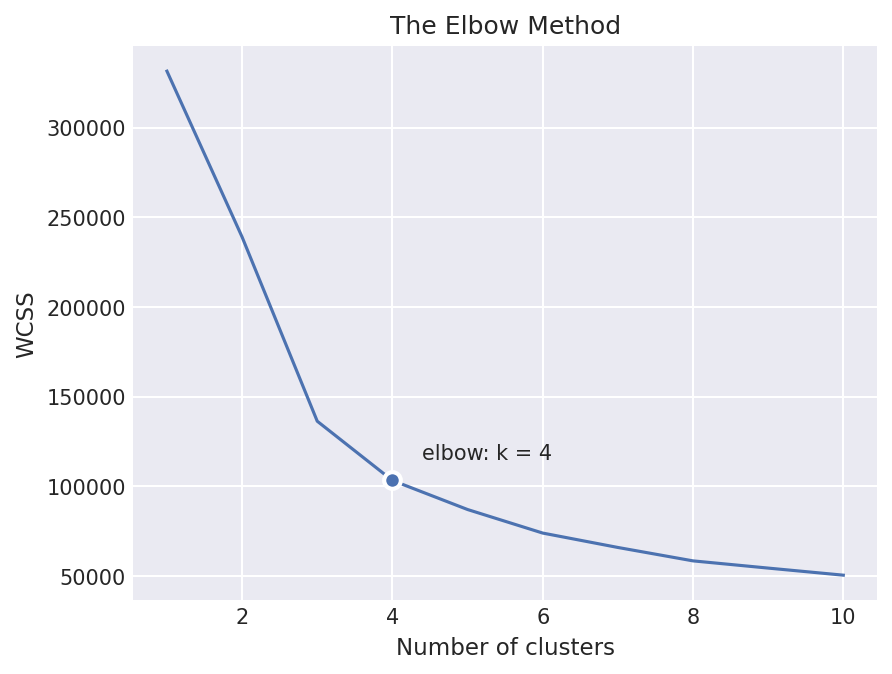

The script that saved this image:
#!/usr/bin/env python3
"""
ex04 / elbow.py  (module 2 - Data Viz)  --  "Elbow"

Elbow Method to choose the number of customer groups (clusters) for the
e-mail targeting of exercise 05.

Customers are described by their RFM profile, computed by PostgreSQL
from the purchases (event_type = 'purchase') of the period, one row per
user_id:
  - recency   : days from the customer's last purchase to the end of
                the period (small = bought recently)
  - frequency : number of purchases
  - monetary  : Altairian Dollars spent (sum of the prices, refunds
                included)

Method:
  1. Standardise each feature (z-score: minus its mean, divided by its
     standard deviation), so that ₳, days and counts weigh the same.
  2. For k = 1 .. 10, run k-means and keep its WCSS (within-cluster sum
     of squares, also called inertia): the sum of the squared distances
     from each customer to the centre of its cluster. With k = 1 it is
     the total variance, n_customers x 3 features.
  3. Plot WCSS against k. WCSS always falls when k grows; the "elbow" is
     the k after which adding a cluster no longer gains much. It is
     located here as the point of the curve furthest from the straight
     line joining its first and last points, and printed with the gain
     of every step so the choice can be explained.

k-means is written with numpy (k-means++ start, Lloyd iterations, best
of N_INIT runs, fixed seed), so the result is reproducible and no other
library is needed.

Options:
  --no-feb    leave out February 2023, to compare with the reference
              chart of the subject (made without February)
  --no-show   only save the image, do not open the window

Output:
  the WCSS table and the elbow in the terminal, and the chart saved as
  elbow.png (or elbow_no_feb.png) next to this script.

Run it (both work; shebang present and file is executable):
    ./elbow.py [--no-feb] [--no-show]
    python3 elbow.py [--no-feb] [--no-show]
"""

import os
import sys
import getpass
import argparse
from datetime import date

import numpy as np
import psycopg2

import matplotlib
if not os.environ.get("DISPLAY"):
    matplotlib.use("Agg")           # no display (SSH, cron): file only
import matplotlib.pyplot as plt     # noqa: E402  (backend must be set first)


def load_env():
    """
    Load the project settings into os.environ, from two files at the
    repository root (one level above this script):
      1. .env            created by `make getpass`, includes the password
      2. env_sample.txt  committed defaults (everything except the password)
    A variable already set to a non-empty value is never overridden, so
    the priority is: shell / make environment > .env > env_sample.txt.
    An EMPTY variable counts as unset: make exports the empty PGPASSWORD
    of env_sample.txt when .env does not exist yet, and that must not hide
    the password that `make getpass` has just written to .env.
    Arguments:
        none
    Returns:
        list of the files that were loaded (list of str)
    """
    root = os.path.dirname(os.path.dirname(os.path.abspath(__file__)))
    loaded = []
    for name in (".env", "env_sample.txt"):
        path = os.path.join(root, name)
        if not os.path.isfile(path):
            continue
        with open(path) as f:
            for line in f:
                line = line.strip()
                if not line or line.startswith("#") or "=" not in line:
                    continue
                key, value = line.split("=", 1)
                key, value = key.strip(), value.strip()
                if value and not os.environ.get(key):   # empty = unset
                    os.environ[key] = value
        loaded.append(path)
    return loaded


def setting(name):
    """
    Read one project setting from the environment (filled by load_env()).
    Arguments:
        name: variable name, e.g. "PGDATABASE" (str)
    Returns:
        its value (str); exits with a clear message if it is missing
    """
    value = os.environ.get(name)
    if not value:
        sys.exit(f"ERROR: setting {name} not found "
                 "(check env_sample.txt / .env).")
    return value


load_env()

# Settings: .env (with password) or env_sample.txt -- see load_env()
DB_NAME = setting("PGDATABASE")
DB_USER = setting("PGUSER")
DB_HOST = setting("PGHOST")
DB_PORT = int(setting("PGPORT"))

TABLE = "customers"
START = date(2022, 10, 1)           # first day of the period
FEB_START = date(2023, 2, 1)        # end of the period with --no-feb
END = date(2023, 3, 1)              # end of the period (excluded)

K_MAX = 10                          # k = 1 .. K_MAX, as in the reference
N_INIT = 10                         # k-means runs per k, best one kept
MAX_ITER = 100                      # Lloyd iterations per run
SEED = 42                           # fixed: same result at every run

# Colours of the subject's reference chart (seaborn "darkgrid" style),
# sampled from the image of the subject PDF.
SURFACE = "#ffffff"                 # figure background, around the plot
PLOT_BG = "#eaeaf2"                 # plot area: seaborn darkgrid grey
GRID = "#ffffff"                    # white grid lines
LINE = "#4c72b0"                    # seaborn "deep" blue
TEXT_PRIMARY = "#262626"            # seaborn text colour
TEXT_SECONDARY = "#555555"          # notes


def connect_db():
    """
    Open a connection to the database without storing any password in the
    code. It first tries WITHOUT a password: libpq then uses, if present,
    PGPASSWORD, loaded from the project's .env (written by
    `make getpass`) or exported by the shell. Only if that first
    attempt fails does it prompt for the password (no echo) and try
    once more.
    Arguments:
        none (reads DB_NAME, DB_USER, DB_HOST and DB_PORT)
    Returns:
        an open psycopg2 connection
    Exits:
        with an error message if the second attempt also fails
    """
    params = dict(dbname=DB_NAME, user=DB_USER, host=DB_HOST, port=DB_PORT)
    try:
        return psycopg2.connect(**params)
    except psycopg2.OperationalError:
        pass                            # no stored password, or a wrong one
    password = getpass.getpass(f"Password for PostgreSQL user '{DB_USER}': ")
    try:
        return psycopg2.connect(password=password, **params)
    except psycopg2.OperationalError as e:
        sys.exit(f"ERROR: could not connect to the database.\n{e}")


def fetch_rfm(conn, end):
    """
    RFM profile of every customer who bought in the period, in one pass
    over TABLE (one row per user_id).
    Arguments:
        conn: open psycopg2 connection
        end:  first day NOT included, also the reference date of the
              recency (date)
    Returns:
        array of shape (customers, 3): recency in days, frequency,
        monetary in ₳ (numpy array of float)
    """
    with conn.cursor() as cur:
        cur.execute(
            f"SELECT extract(epoch FROM %s::timestamp - max(event_time))"
            f"         / 86400.0, "
            f"       count(*), "
            f"       coalesce(sum(price), 0) "
            f"FROM {TABLE} "
            f"WHERE event_type = 'purchase' "
            f"  AND event_time >= %s AND event_time < %s "
            f"GROUP BY user_id;",
            (end, START, end),
        )
        rows = cur.fetchall()
    if not rows:
        sys.exit(f"ERROR: no purchases found in {TABLE} "
                 f"between {START} and {end}.")
    return np.array(rows, dtype=float)


def standardise(features):
    """
    Z-score every column: (value - mean) / standard deviation. A column
    with no spread is only centred (division by 1).
    Arguments:
        features: array of shape (n, d) (numpy array of float)
    Returns:
        the standardised array, same shape (numpy array of float)
    """
    std = features.std(axis=0)
    std[std == 0] = 1.0
    return (features - features.mean(axis=0)) / std


def sq_distances(points, centres):
    """
    Squared Euclidean distance from every point to every centre.
    Arguments:
        points:  array of shape (n, d) (numpy array of float)
        centres: array of shape (k, d) (numpy array of float)
    Returns:
        array of shape (n, k) (numpy array of float)
    """
    return ((points[:, None, :] - centres[None, :, :]) ** 2).sum(axis=2)


def kmeans_pp(points, k, rng):
    """
    Greedy k-means++ start (as in scikit-learn): the first centre is a
    random point; for each next one, 2 + log(k) candidates are drawn with
    a probability proportional to their squared distance to the nearest
    centre already chosen, and the candidate that lowers the total
    distance the most is kept. The centres start well spread, which
    avoids poor local minima.
    Arguments:
        points: array of shape (n, d) (numpy array of float)
        k:      number of centres (int)
        rng:    numpy random generator
    Returns:
        array of shape (k, d) (numpy array of float)
    """
    tries = 2 + int(np.log(k))
    centres = [points[rng.integers(len(points))]]
    nearest = sq_distances(points, np.array(centres))[:, 0]
    for _ in range(1, k):
        total = nearest.sum()
        if total == 0:                  # fewer distinct points than k
            candidates = rng.integers(len(points), size=tries)
        else:
            candidates = rng.choice(len(points), size=tries,
                                    p=nearest / total)
        options = np.minimum(nearest[:, None],
                             sq_distances(points, points[candidates]))
        best = int(options.sum(axis=0).argmin())
        centres.append(points[candidates[best]])
        nearest = options[:, best]
    return np.array(centres)


def kmeans(points, k, rng):
    """
    k-means (Lloyd's algorithm): assign each point to its nearest centre,
    move each centre to the mean of its points, repeat until the centres
    stop moving. Run N_INIT times from k-means++ starts; keep the lowest
    WCSS.
    Arguments:
        points: array of shape (n, d) (numpy array of float)
        k:      number of clusters (int)
        rng:    numpy random generator
    Returns:
        tuple (wcss, labels, centres): float, array (n,), array (k, d)
    """
    best = None
    for _ in range(N_INIT):
        centres = kmeans_pp(points, k, rng)
        for _ in range(MAX_ITER):
            dist = sq_distances(points, centres)
            labels = dist.argmin(axis=1)
            moved = centres.copy()
            for c in range(k):
                members = points[labels == c]
                if len(members):
                    moved[c] = members.mean(axis=0)
                else:                   # empty cluster: furthest point
                    moved[c] = points[dist.min(axis=1).argmax()]
            if np.allclose(moved, centres, rtol=0, atol=1e-7):
                break
            centres = moved
        dist = sq_distances(points, centres)
        labels = dist.argmin(axis=1)
        wcss = float(dist[np.arange(len(points)), labels].sum())
        if best is None or wcss < best[0]:
            best = (wcss, labels, centres)
    return best


def find_elbow(ks, wcss):
    """
    Locate the elbow: the point of the curve furthest from the straight
    line joining its first and last points, with both axes scaled to
    0..1 so that k and WCSS weigh the same.
    Arguments:
        ks:   values of k (list of int)
        wcss: WCSS for each k (list of float)
    Returns:
        the k of the elbow (int)
    """
    x = (np.array(ks) - ks[0]) / (ks[-1] - ks[0])
    y = np.array(wcss)
    y = (y - y.min()) / (y.max() - y.min() or 1.0)
    # distance to the line from (0, 1) to (1, 0), i.e. x + y - 1 = 0
    distance = np.abs(x + y - 1) / np.sqrt(2)
    return ks[int(distance.argmax())]


def print_table(ks, wcss, elbow):
    """
    Print WCSS for each k with the gain of each extra cluster, and the
    elbow found.
    Arguments:
        ks:    values of k (list of int)
        wcss:  WCSS for each k (list of float)
        elbow: the k of the elbow (int)
    Returns:
        None
    """
    print(f"{'k':>3}{'WCSS':>16}{'gain vs k-1':>16}{'gain %':>9}")
    for i, (k, w) in enumerate(zip(ks, wcss)):
        if i == 0:
            print(f"{k:>3}{w:>16,.0f}{'':>16}{'':>9}")
            continue
        gain = wcss[i - 1] - w
        mark = "   <- elbow" if k == elbow else ""
        print(f"{k:>3}{w:>16,.0f}{gain:>16,.0f}"
              f"{100 * gain / wcss[i - 1]:>8.1f}%{mark}")
    print(f"\nElbow: k = {elbow}. Up to k = {elbow} each extra cluster "
          f"removes a large part\nof the remaining WCSS; after it the "
          f"gains become small and steady,\nso more groups would split "
          f"customers without describing them much better.")


def draw(ks, wcss, elbow):
    """
    Draw the Elbow Method chart in the subject's style, with the elbow
    marked.
    Arguments:
        ks:    values of k (list of int)
        wcss:  WCSS for each k (list of float)
        elbow: the k of the elbow (int)
    Returns:
        the figure (matplotlib Figure)
    """
    fig, ax = plt.subplots(figsize=(6.4, 4.8), facecolor=SURFACE)
    ax.set_facecolor(PLOT_BG)
    ax.plot(ks, wcss, color=LINE, linewidth=1.5)
    i = ks.index(elbow)
    ax.plot(elbow, wcss[i], "o", color=LINE, markersize=8,
            markeredgecolor=SURFACE, markeredgewidth=2)
    ax.annotate(f"elbow: k = {elbow}", (elbow, wcss[i]),
                xytext=(14, 10), textcoords="offset points",
                color=TEXT_PRIMARY, fontsize=10)
    ax.set_title("The Elbow Method", color=TEXT_PRIMARY, fontsize=12)
    ax.set_xlabel("Number of clusters", color=TEXT_PRIMARY, fontsize=11)
    ax.set_ylabel("WCSS", color=TEXT_PRIMARY, fontsize=11)
    ax.grid(color=GRID, linewidth=1)
    ax.set_axisbelow(True)
    for spine in ax.spines.values():
        spine.set_visible(False)
    ax.tick_params(colors=TEXT_PRIMARY, labelsize=10, length=0)
    return fig


def can_show():
    """
    Tell whether a chart window can be opened: a display must exist AND
    matplotlib must have an interactive backend (e.g. TkAgg). Without one,
    matplotlib falls back to the file-only "Agg" backend.
    Arguments:
        none
    Returns:
        True if plt.show() can open a window, False otherwise (bool)
    """
    if not os.environ.get("DISPLAY"):
        return False
    if matplotlib.get_backend().lower() == "agg":
        print("NOTE: no interactive matplotlib backend, so the chart is "
              "only saved.\n      To open a window, install Tk and its "
              "matplotlib backend:\n      sudo apk add python3-tkinter "
              "py3-matplotlib-tk")
        return False
    return True


def main():
    """
    Parse the options, build the RFM features, run k-means for k = 1 ..
    K_MAX, print the WCSS table and the elbow, then draw, save and show
    the chart.
    Arguments:
        none (reads --no-feb and --no-show from the command line)
    Returns:
        None (exits with a non-zero status on error)
    """
    parser = argparse.ArgumentParser(description="Elbow Method (k-means).")
    parser.add_argument("--no-feb", action="store_true",
                        help=f"only purchases before {FEB_START}")
    parser.add_argument("--no-show", action="store_true",
                        help="save the image without opening a window")
    args = parser.parse_args()
    end = FEB_START if args.no_feb else END

    conn = connect_db()
    try:
        rfm = fetch_rfm(conn, end)
    except psycopg2.Error as e:
        sys.exit(f"ERROR: query failed.\n{e}")
    finally:
        conn.close()

    print(f"Period: {START:%Y-%m-%d} to {end:%Y-%m-%d} (excluded)")
    print(f"Customers: {len(rfm):,}  (features: recency, frequency, "
          f"monetary, standardised)")
    for name, col in zip(("recency (days)", "frequency", "monetary (₳)"),
                         rfm.T):
        print(f"  {name:<15} mean {col.mean():>10,.2f}   "
              f"median {np.median(col):>10,.2f}   max {col.max():>12,.2f}")
    print()

    points = standardise(rfm)
    rng = np.random.default_rng(SEED)
    ks = list(range(1, K_MAX + 1))
    wcss = []
    for k in ks:
        wcss.append(kmeans(points, k, rng)[0])
        print(f"\rk-means: k = {k}/{K_MAX}", end="", flush=True)
    print("\r" + " " * 24 + "\r", end="")

    elbow = find_elbow(ks, wcss)
    print_table(ks, wcss, elbow)
    print()

    fig = draw(ks, wcss, elbow)
    name = "elbow_no_feb.png" if args.no_feb else "elbow.png"
    path = os.path.join(os.path.dirname(os.path.abspath(__file__)), name)
    fig.savefig(path, dpi=150, facecolor=SURFACE, bbox_inches="tight")
    print(f"Chart saved to {path}")
    if not args.no_show and can_show():
        plt.show()
    plt.close("all")


if __name__ == "__main__":
    main()
